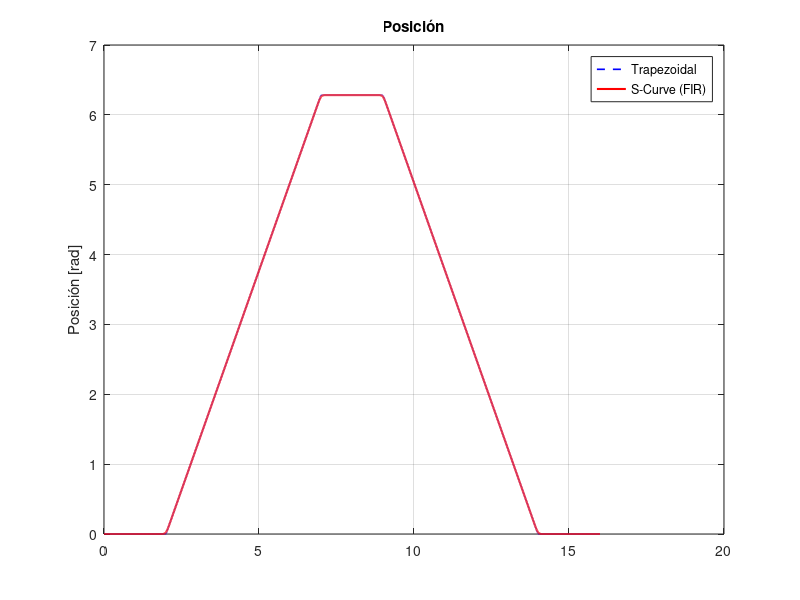
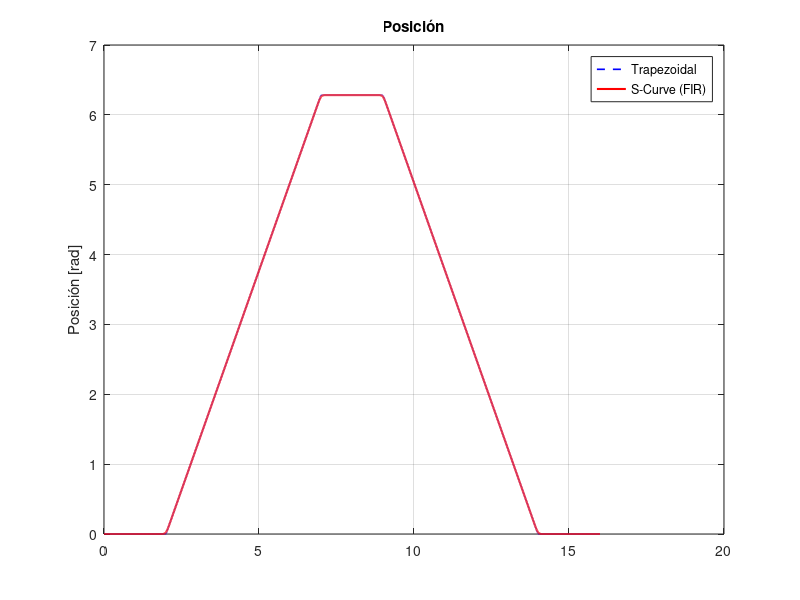
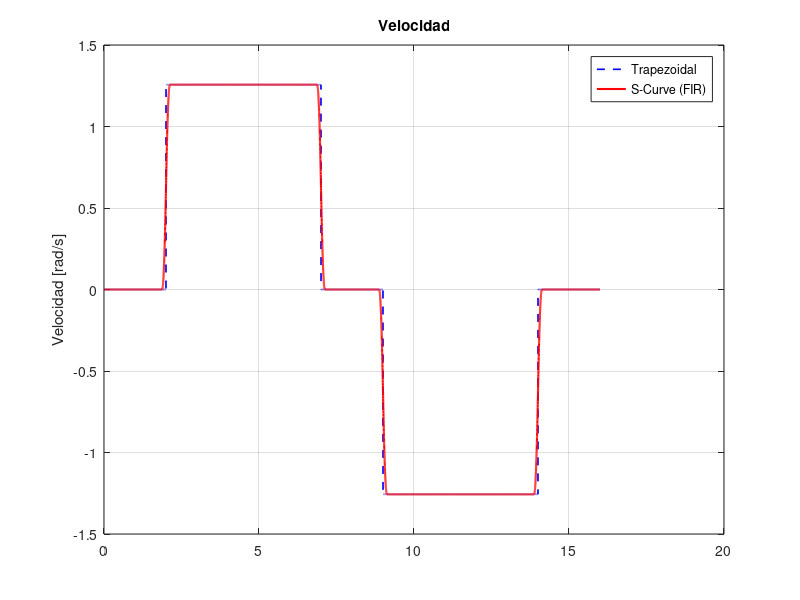
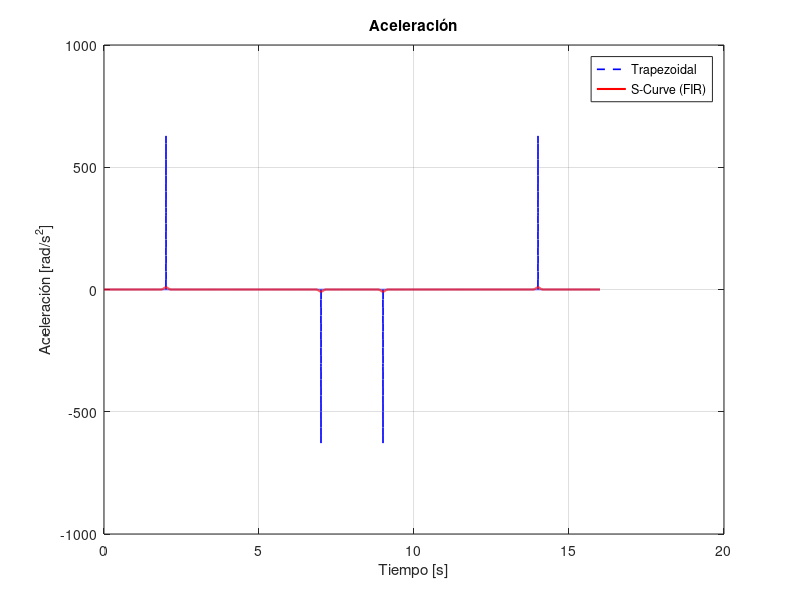

The MATLAB source for these figures, in order:
%% Perfil S-Curve a partir de un trapezoidal (filtrado FIR)


%% 1. Perfil trapezoidal original (consigna)
t_trap = [0, 2, 7, 9, 14, 16];      % [s]
p_trap = [0, 0, 2*pi, 2*pi, 0, 0];  % [rad]

%% 2. Muestreo fino del perfil original (interpolación lineal)
Ts_perfil = 0.001;                   % resolucion temporal del perfil; no modifica Ts del controlador
t = 0:Ts_perfil:t_trap(end);
p_orig = interp1(t_trap, p_trap, t, 'linear');

%% 3. Cálculo de velocidad y aceleración del original
v_orig = gradient(p_orig, Ts_perfil);
a_orig = gradient(v_orig, Ts_perfil);

%% 4. Filtro FIR (media móvil) para suavizar -> S-Curve
% El orden N del filtro se elige según el jerk máximo admisible:
%   N = a_max / (j_max * Ts_perfil) - 1
% Con a_max ~ pi rad/s^2 (aprox. del trapezoidal) y j_max deseado.
a_max_trap = max(abs(a_orig));       % aceleración máx del trapezoidal
j_max_deseado = 5000;                    % [rad/s^3] AJUSTA este valor
N = round(a_max_trap / (j_max_deseado * Ts_perfil) - 1);
N = max(N, 2);                        % al menos orden 2
if mod(N,2)==0, N = N+1; end          % forzar impar para simetría (opcional)

% Filtro de media móvil de N puntos (coeficientes 1/N)
b = ones(1,N)/N;
a = 1;

% Aplicar filtro a la posición (filtfilt evita desfase)
p_s = filtfilt(b, a, p_orig);

%% 5. Derivadas del perfil suavizado
v_s = gradient(p_s, Ts_perfil);
a_s = gradient(v_s, Ts_perfil);
j_s = gradient(a_s, Ts_perfil);

%% 6. Gráficas comparativas


figure('Name','Consigna de movimiento','Color','w');
plot(t, p_orig, 'b--', 'LineWidth',1.2); hold on;
plot(t, p_s, 'r-', 'LineWidth',1.5);
grid on; ylabel('Posición [rad]');
legend('Trapezoidal','S-Curve (FIR)','Location','best');
title('Posición');

figure('Name','Consigna de movimiento','Color','w');
plot(t, p_orig, 'b--', 'LineWidth',1.2); hold on;
plot(t, p_s, 'r-', 'LineWidth',1.5);
grid on; ylabel('Posición [rad]');
legend('Trapezoidal','S-Curve (FIR)','Location','best');
title('Posición');

figure('Name','velocidad','Color','w');
plot(t, v_orig, 'b--', 'LineWidth',1.2); hold on;
plot(t, v_s, 'r-', 'LineWidth',1.5);
grid on; ylabel('Velocidad [rad/s]');
legend('Trapezoidal','S-Curve (FIR)','Location','best');
title('Velocidad');

figure('Name','Aceleracíon','Color','w');
plot(t, a_orig, 'b--', 'LineWidth',1.2); hold on;
plot(t, a_s, 'r-', 'LineWidth',1.5);
grid on; xlabel('Tiempo [s]'); ylabel('Aceleración [rad/s^2]');
legend('Trapezoidal','S-Curve (FIR)','Location','best');
title('Aceleración');

%% 7. Verificación del jerk
figure('Name','Jerk','Color','w');
plot(t, j_s, 'k-', 'LineWidth',1.2); grid on;
xlabel('Tiempo [s]'); ylabel('Jerk [rad/s^3]');
title(sprintf('Jerk del perfil suavizado (|j|max = %.2f rad/s^3)', max(abs(j_s))));

%% 8. (Opcional) Guardar el perfil suavizado para usarlo en el lazo
% perfil.t = t; perfil.p = p_s; perfil.v = v_s; perfil.a = a_s;
% save('perfil_scurve.mat','-struct','perfil');

%% ===== EXPORTAR VECTORES PARA LOOKUP TABLE DE SIMULINK =====
% Vectores para el bloque 1-D Lookup Table:
%   Posicion: Breakpoints 1 = consigna_t; Table data = consigna_p.
%   Velocidad: Breakpoints 1 = consigna_t; Table data = consigna_v.
%   El Clock entra por el puerto de cada tabla (entrada en segundos).
consigna_t = t(:);        % vector de tiempo (breakpoints)
consigna_p = p_s(:);      % posición suavizada (table data)

% (Opcional) vectores extra para feedforward en el lazo del motor
consigna_v = v_s(:);      % velocidad suavizada
a_lut = a_s(:);      % aceleración suavizada

% Enviar al workspace base para que Simulink los vea
assignin('base','consigna_t',consigna_t);
assignin('base','consigna_p',consigna_p);
assignin('base','consigna_v',consigna_v);
assignin('base','a_lut',a_lut);

% (Opcional) guardar en .mat para reutilizar sin recalcular
save('perfil_lut.mat','consigna_t','consigna_p','consigna_v','a_lut');

% Resumen en consola
fprintf('\n✅ Vectores exportados al workspace base:\n');
fprintf('   t_lut : %d puntos, de %.3f a %.3f s\n', numel(consigna_t), consigna_t(1), consigna_t(end));
fprintf('   p_lut : %d puntos, de %.3f a %.3f rad\n', numel(consigna_p), consigna_p(1), consigna_p(end));
fprintf('   v_lut : %d puntos, |v|max = %.3f rad/s\n', numel(consigna_v), max(abs(consigna_v)));
fprintf('   a_lut : %d puntos, |a|max = %.3f rad/s^2\n', numel(a_lut), max(abs(a_lut)));
fprintf('   Archivo guardado: perfil_lut.mat\n');
hold on
plot(consigna_t,consigna_p)
plot(consigna_t,p_orig)
consigna_p;
